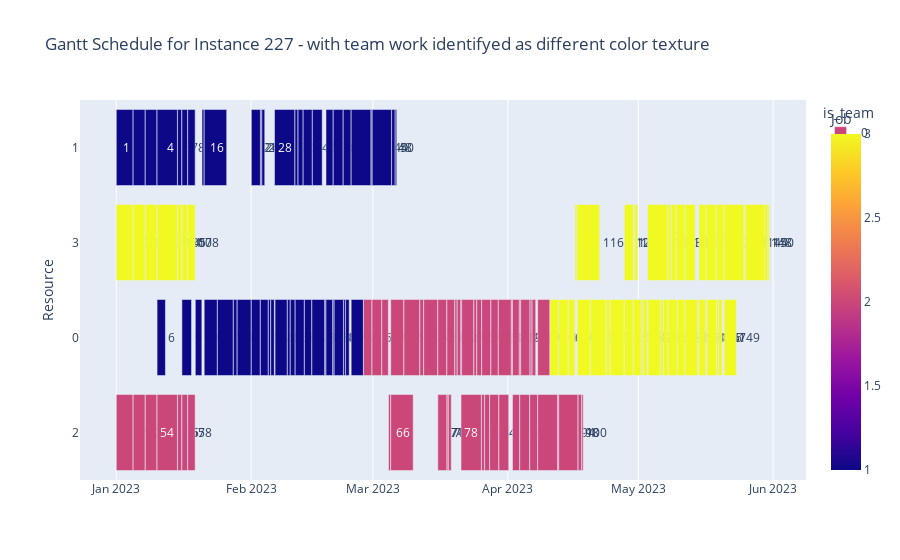

Notebook code cell kept with this figure:
### Code cell
df_team = prepare_resources.expand_the_resources(df)
gantt.plot_gantt_chart_with_teams(df_team, instance_number)

### Figure 1 — Plotly figure (JSON) as saved in the notebook; plotly's stock layout.template omitted (floating-point values rounded to 4 significant figures; data arrays with more than 128 entries replaced by an {"elided": "..."} marker saying what was removed)
{"data": [{"alignmentgroup": "True", "base": {"elided": "150 str values"}, "customdata": {"elided": "150x1 int values"}, "hovertemplate": "is_team=0<br>Start=%{base}<br>Finish=%{x}<br>Resource=%{y}<br>Task=%{customdata[0]}<br>Job=%{marker.color}<extra></extra>", "legendgroup": "0", "marker": {"color": {"elided": "150 int values"}, "coloraxis": "coloraxis", "pattern": {"shape": ""}}, "name": "0", "offsetgroup": "0", "orientation": "h", "showlegend": true, "text": {"elided": "150 int values"}, "textposition": "auto", "type": "bar", "x": {"elided": "150 int values"}, "xaxis": "x", "y": {"elided": "150 str values"}, "yaxis": "y"}], "layout": {"barmode": "overlay", "coloraxis": {"colorbar": {"title": {"text": "Job"}}, "colorscale": [[0, "#0d0887"], [0.1111, "#46039f"], [0.2222, "#7201a8"], [0.3333, "#9c179e"], [0.4444, "#bd3786"], [0.5556, "#d8576b"], [0.6667, "#ed7953"], [0.7778, "#fb9f3a"], [0.8889, "#fdca26"], [1, "#f0f921"]]}, "legend": {"title": {"text": "is_team"}, "tracegroupgap": 0}, "title": {"text": "Gantt Schedule for Instance 227 - with team work identifyed as different color texture"}, "xaxis": {"anchor": "y", "domain": [0, 1], "type": "date"}, "yaxis": {"anchor": "x", "autorange": "reversed", "domain": [0, 1], "title": {"text": "Resource"}}}}
